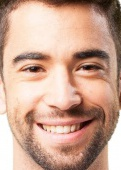
#> input picture Images/face_0.jpg, 121 x 170 px
$ python basics.py
#> lines starting #> are read from the running program, lines starting #| are printed output that depends on the picture
import cv2 as cv

img=cv.imread('Images/face_0.jpg',)
#> img is the input picture: shape (170, 121, 3); mean B, G, R 146, 164.8, 202.3
#cv.imshow('Image',img)

#converting to greyscale
gray=cv.cvtColor(img, cv.COLOR_BGR2GRAY)
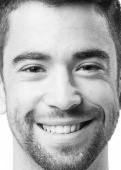
#> gray: shape (170, 121); min 8, max 255, mean 173.9
#cv.imshow('Greyscaled',gray)

#Blur
blur=cv.GaussianBlur(img,(7,7),cv.BORDER_DEFAULT)
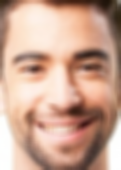
#> blur: shape (170, 121, 3); mean B, G, R 146, 164.8, 202.3
#cv.imshow('BLUR',blur)

#Edge Cascade
canny= cv.Canny(img,125,175)
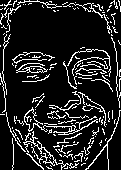
#> canny: shape (170, 121); 14% white in thin lines or dots
#cv.imshow('Edges',canny)

#Dilating the image
dilate=cv.dilate(canny,(3,3),iterations=1)
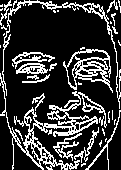
#> dilate: shape (170, 121); 22.6% white in thin lines or dots
cv.imshow('dilated',dilate)

#Eroding
erode=cv.erode(dilate,(3,3),iterations=1)
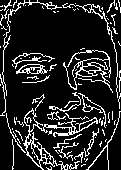
#> erode: shape (170, 121); 15.2% white in thin lines or dots
cv.imshow('eroded',erode)
cv.waitKey(0)

$ run again, with Images/face_1.jpg copied over Images/face_0.jpg
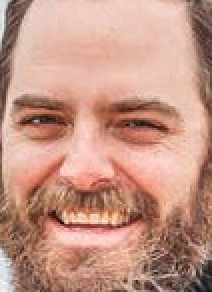
#> input picture Images/face_1.jpg, 106 x 146 px (shown 2 times larger)
#> img is the input picture: shape (146, 106, 3); mean B, G, R 133.1, 149.3, 196.3
#> `canny= cv.Canny(img,125,175)`:
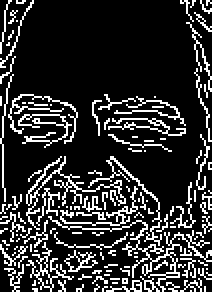
#> canny: shape (146, 106) (shown 2 times larger); 18.2% white in thin lines or dots
#> dilate: shape (146, 106); 29.4% white in thin lines or dots
#> `erode=cv.erode(dilate,(3,3),iterations=1)`:
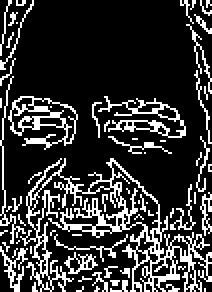
#> erode: shape (146, 106) (shown 2 times larger); 20.5% white in thin lines or dots

$ run again, with Images/face_10.jpg copied over Images/face_0.jpg
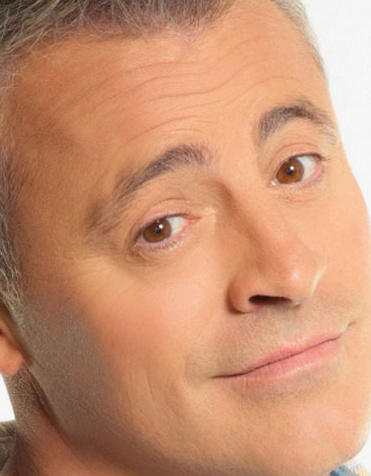
#> input picture Images/face_10.jpg, 371 x 476 px
#> img is the input picture: shape (476, 371, 3); mean B, G, R 113.3, 144, 198.4
#> `canny= cv.Canny(img,125,175)`:
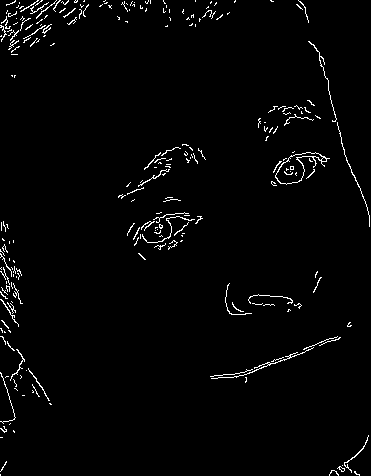
#> canny: shape (476, 371); 2% white in thin lines or dots
#> dilate: shape (476, 371); 3.3% white in thin lines or dots
#> `erode=cv.erode(dilate,(3,3),iterations=1)`:
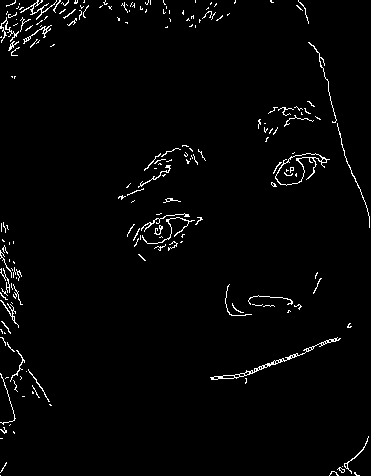
#> erode: shape (476, 371); 2.1% white in thin lines or dots

$ run again, with Images/face_11.jpg copied over Images/face_0.jpg
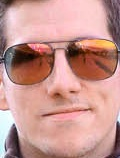
#> input picture Images/face_11.jpg, 120 x 158 px
#> img is the input picture: shape (158, 120, 3); mean B, G, R 143.4, 149.8, 198.6
#> `canny= cv.Canny(img,125,175)`:
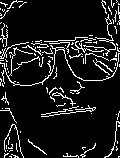
#> canny: shape (158, 120); 10.2% white in thin lines or dots
#> dilate: shape (158, 120); 16.6% white in thin lines or dots
#> `erode=cv.erode(dilate,(3,3),iterations=1)`:
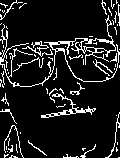
#> erode: shape (158, 120); 11.3% white in thin lines or dots
